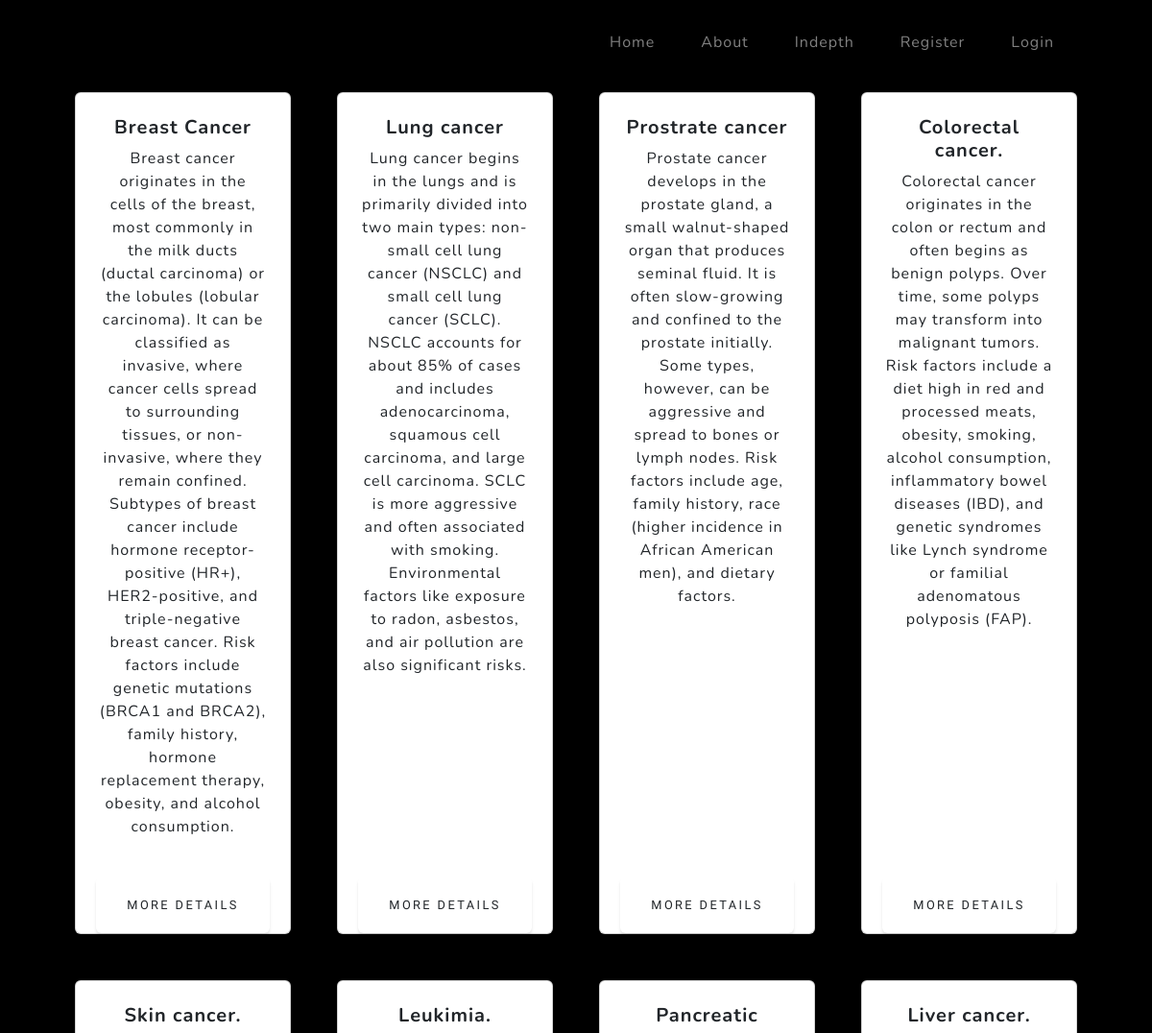
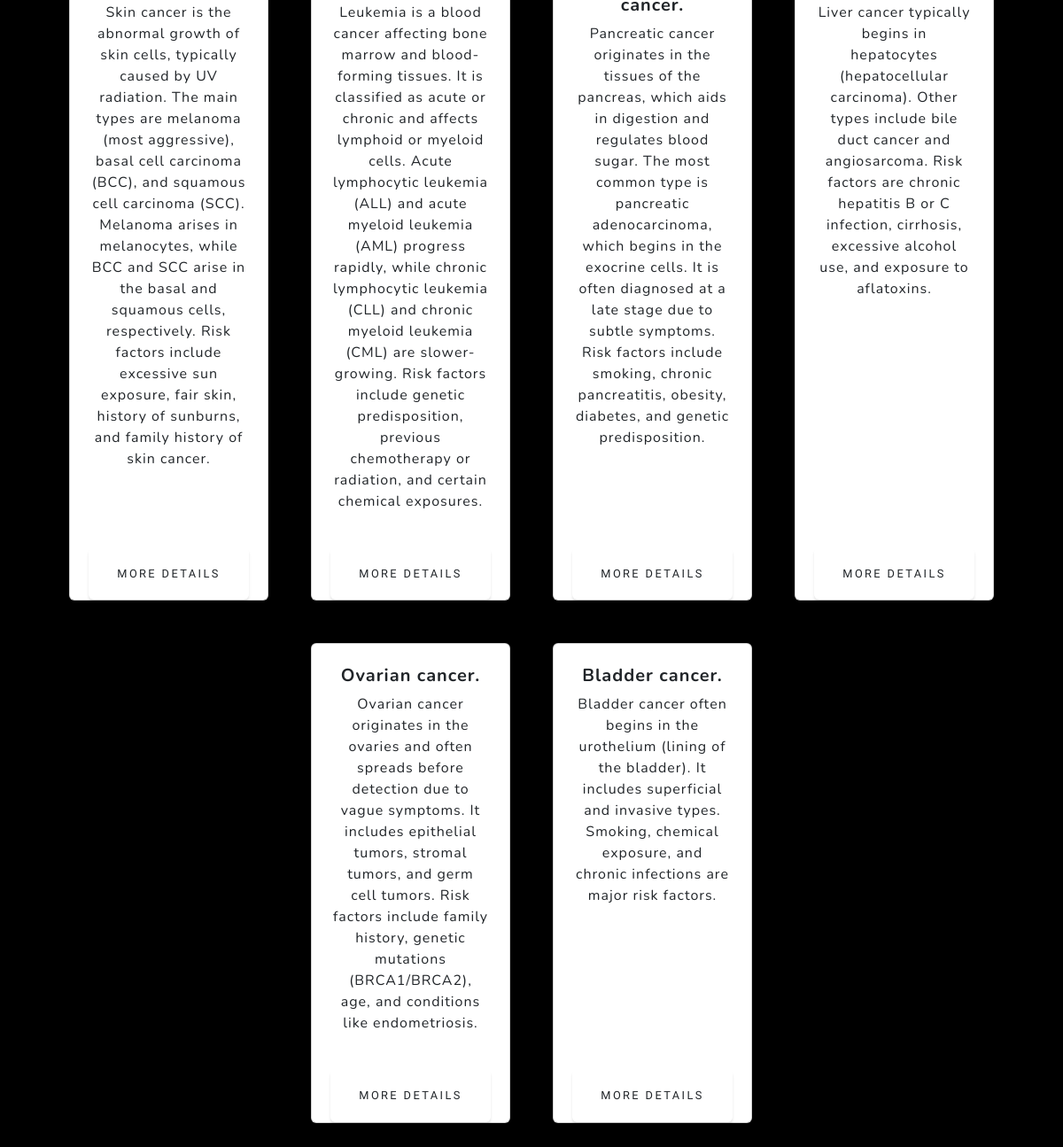
The page /cancer/ on the database as committed earlier (2 pictures, top to bottom).
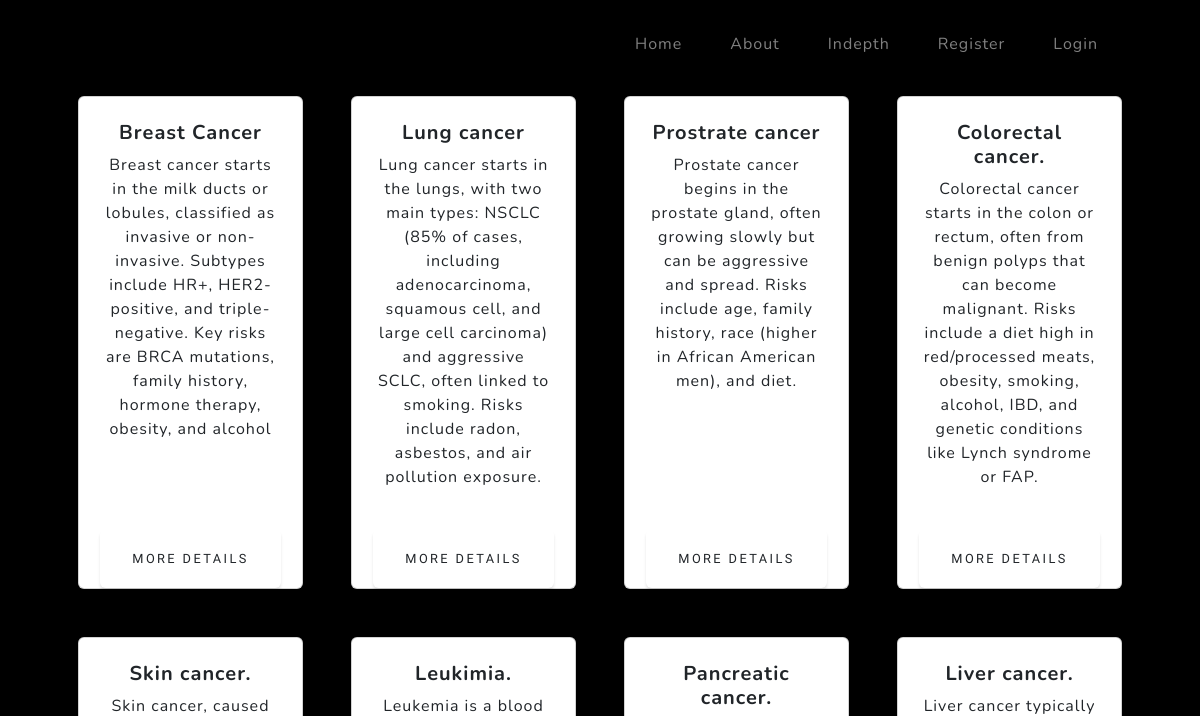
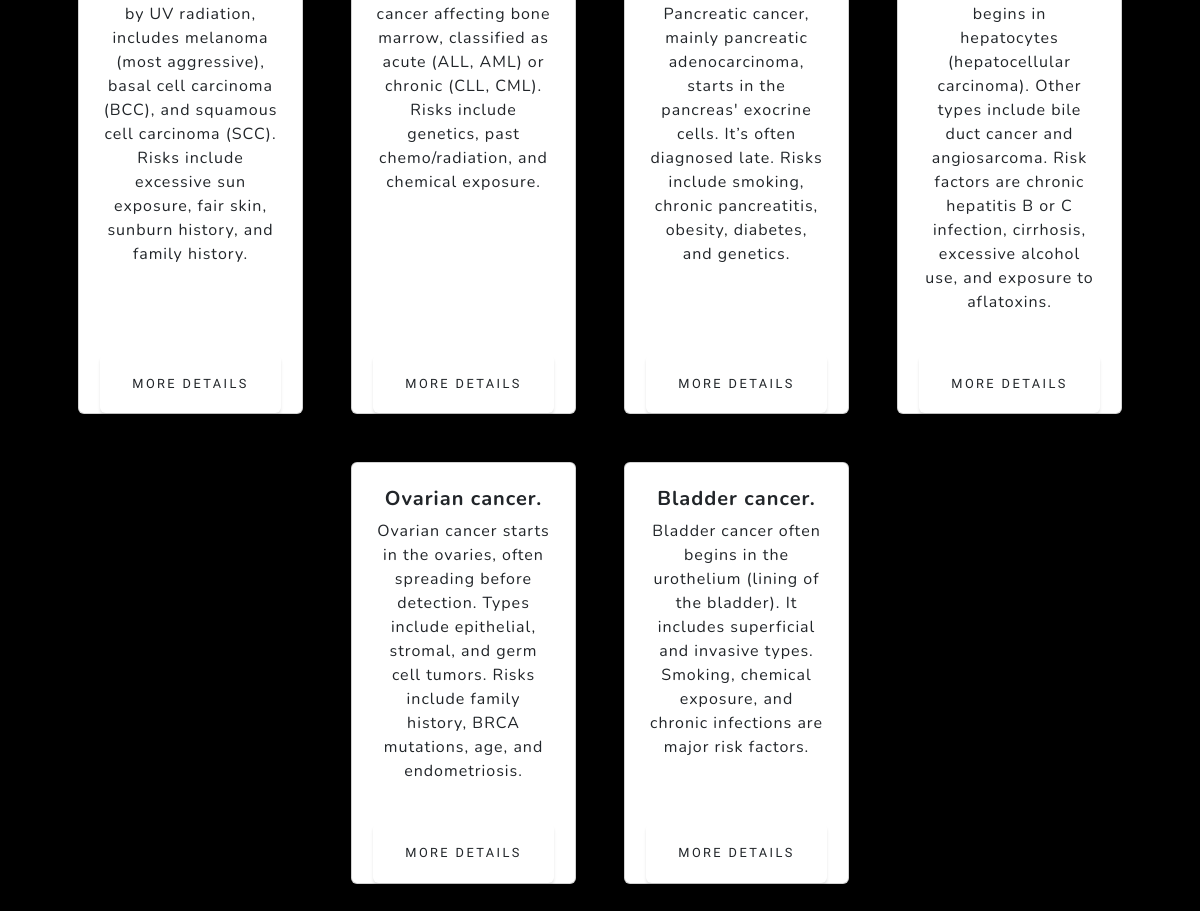
The same page on the database as committed later (2 pictures, top to bottom).
### Neoplasm/models.py (models this page shows, shortened)
class Cancer(models.Model):
    type_of_cancer = models.CharField(max_length=35)
    description = models.CharField(max_length=3000)
    symptoms = models.CharField(max_length=5000)
    treatment = models.CharField(max_length=5000)

### Neoplasm/views.py (the view)
# urls.py: path('cancer/',views.cancer, name='types'),
def cancer(request):
    cancer = Cancer.objects.all()
    return render(request,'types.html',{'cancer':cancer})

### Neoplasm/templates/types.html (shortened to what this page needs)
{% extends 'base.html' %}
{% block content%}
<section class="py-5">
    <div class="container px-4 px-lg-5 mt-5">
        <div class="row gx-4 gx-lg-5 row-cols-2 row-cols-md-3 row-cols-xl-4 justify-content-center">
           {% for cancer in cancer %}
            <div class="col mb-5">
                <div class="card h-100">
                    <div class="card-body p-4">
                        <div class="text-center">
                            <h5 class="fw-bolder">{{ cancer.type_of_cancer}}</h5>
                             <p>{{cancer.description}}</p>
                        </div>
                    </div>
                    <div class="text-center"><a class="btn btn-outline-dark mt-auto" href="{% url 'disease' cancer.id%}">More Details</a></div>
                </div>
            </div>
            {% endfor %}
{% endblock%}

Rows that differ between the two databases and show on the page:
changed Cancer "Breast Cancer": description "Breast cancer originates in the cells of the breast, most commonly in the milk ducts (ductal carcinoma) or the lobules (lobular carcinoma). It can be classified as invasive, where cancer cells spread to surrounding tissues, or non-invasive, where they remain confined. Subtypes of breast cancer include hormone receptor-positive (HR+), HER2-positive, and triple-negative breast cancer. Risk factors include genetic mutations (BRCA1 and BRCA2), family history, hormone replacement therapy, obesity, and alcohol consumption." → "Breast cancer starts in the milk ducts or lobules, classified as invasive or non-invasive. Subtypes include HR+, HER2-positive, and triple-negative. Key risks are BRCA mutations, family history, hormone therapy, obesity, and alcohol"
changed Cancer "Lung cancer": description "Lung cancer begins in the lungs and is primarily divided into two main types: non-small cell lung cancer (NSCLC) and small cell lung cancer (SCLC). NSCLC accounts for about 85% of cases and includes adenocarcinoma, squamous cell carcinoma, and large cell carcinoma. SCLC is more aggressive and often associated with smoking. Environmental factors like exposure to radon, asbestos, and air pollution are also significant risks." → "Lung cancer starts in the lungs, with two main types: NSCLC (85% of cases, including adenocarcinoma, squamous cell, and large cell carcinoma) and aggressive SCLC, often linked to smoking. Risks include radon, asbestos, and air pollution exposure."
changed Cancer "Prostrate cancer": description "Prostate cancer develops in the prostate gland, a small walnut-shaped organ that produces seminal fluid. It is often slow-growing and confined to the prostate initially. Some types, however, can be aggressive and spread to bones or lymph nodes. Risk factors include age, family history, race (higher incidence in African American men), and dietary factors." → "Prostate cancer begins in the prostate gland, often growing slowly but can be aggressive and spread. Risks include age, family history, race (higher in African American men), and diet."
changed Cancer "Colorectal cancer.": description "Colorectal cancer originates in the colon or rectum and often begins as benign polyps. Over time, some polyps may transform into malignant tumors. Risk factors include a diet high in red and processed meats, obesity, smoking, alcohol consumption, inflammatory bowel diseases (IBD), and genetic syndromes like Lynch syndrome or familial adenomatous polyposis (FAP)." → "Colorectal cancer starts in the colon or rectum, often from benign polyps that can become malignant. Risks include a diet high in red/processed meats, obesity, smoking, alcohol, IBD, and genetic conditions like Lynch syndrome or FAP."
changed Cancer "Skin cancer.": description "Skin cancer is the abnormal growth of skin cells, typically caused by UV radiation. The main types are melanoma (most aggressive), basal cell carcinoma (BCC), and squamous cell carcinoma (SCC). Melanoma arises in melanocytes, while BCC and SCC arise in the basal and squamous cells, respectively. Risk factors include excessive sun exposure, fair skin, history of sunburns, and family history of skin cancer." → "Skin cancer, caused by UV radiation, includes melanoma (most aggressive), basal cell carcinoma (BCC), and squamous cell carcinoma (SCC). Risks include excessive sun exposure, fair skin, sunburn history, and family history."
changed Cancer "Leukimia.": description "…blood cancer affecting bone marrow and blood-forming tissues. It is classified as acute or chronic and affects lymphoid or myeloid cells. Acute lymphocytic leukemia (ALL) and acute myeloid leukemia (AML) progress rapidly, while chronic lymphocytic leukemia (CLL) and chronic myeloid leukemia (CML) are slower-growing. Risk factors include genetic predisposition, previous chemotherapy or radiation, and certain chemical exposures." → "…blood cancer affecting bone marrow, classified as acute (ALL, AML) or chronic (CLL, CML). Risks include genetics, past chemo/radiation, and chemical exposure."
changed Cancer "Pancreatic cancer.": description "Pancreatic cancer originates in the tissues of the pancreas, which aids in digestion and regulates blood sugar. The most common type is pancreatic adenocarcinoma, which begins in the exocrine cells. It is often diagnosed at a late stage due to subtle symptoms. Risk factors include smoking, chronic pancreatitis, obesity, diabetes, and genetic predisposition." → "Pancreatic cancer, mainly pancreatic adenocarcinoma, starts in the pancreas' exocrine cells. It’s often diagnosed late. Risks include smoking, chronic pancreatitis, obesity, diabetes, and genetics."
changed Cancer "Ovarian cancer.": description "Ovarian cancer originates in the ovaries and often spreads before detection due to vague symptoms. It includes epithelial tumors, stromal tumors, and germ cell tumors. Risk factors include family history, genetic mutations (BRCA1/BRCA2), age, and conditions like endometriosis." → "Ovarian cancer starts in the ovaries, often spreading before detection. Types include epithelial, stromal, and germ cell tumors. Risks include family history, BRCA mutations, age, and endometriosis."
